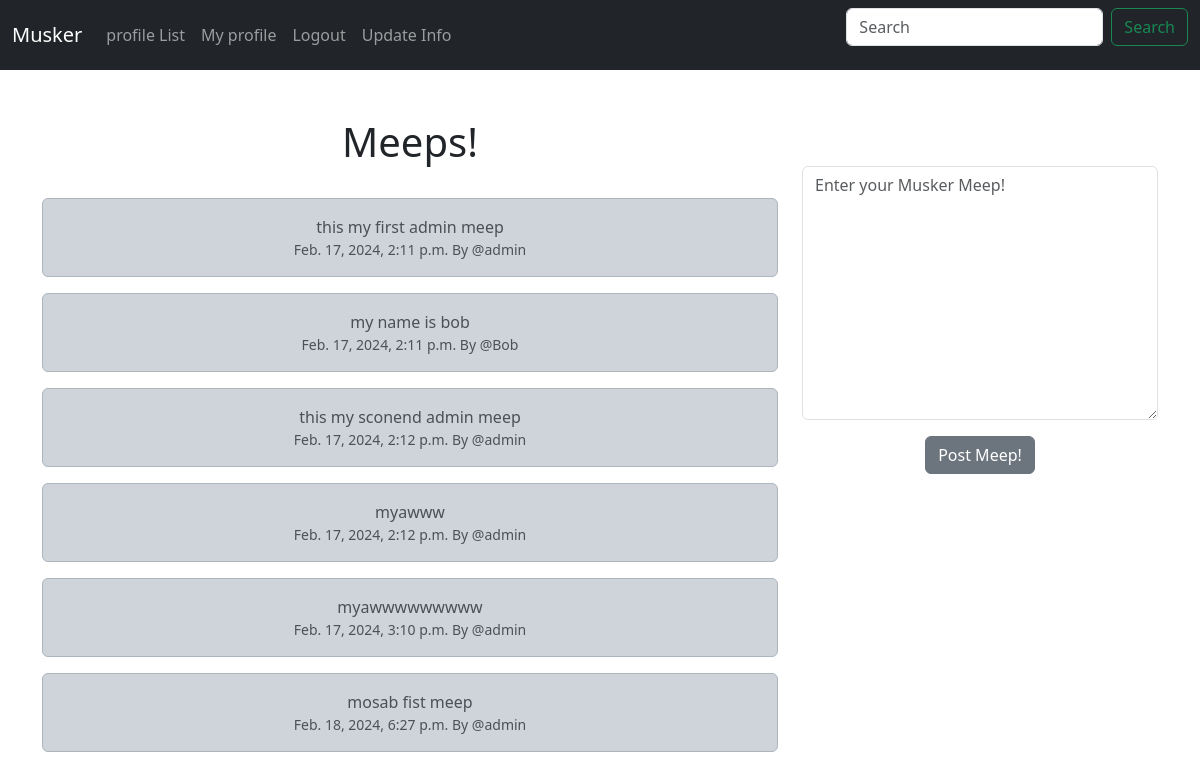
The app's page / (signed in) with its own data.
### muskerapp/models.py (models this page shows, shortened)
class Meep(models.Model):
        user = models.ForeignKey(
        User,related_name="meeps",
        on_delete=models.DO_NOTHING
    )
        body=models.CharField(max_length=200)
        create_at=models.DateTimeField(auto_now_add=True)

### muskerapp/views.py (the view, shortened to what this page needs)
# urls.py: path('',home,name="home"),
def home(request):
    if request.user.is_authenticated:
        form=MeepForm(request.POST or None)
        meeps = Meep.objects.all().order_by('create_at')
        return render(request, 'home.html', {"meeps": meeps,"form": form})
    else:
        meeps = Meep.objects.all().order_by('create_at')
        return render(request, 'home.html', {"meeps":meeps})

### muskerapp/forms.py
class MeepForm(forms.ModelForm):
    body=forms.CharField(required=True,
                         widget=forms.widgets.Textarea(
                             attrs={
                                 "placeholder":"Enter your Musker Meep!",
                                 "class": "form-control",
                             }
                             ),
                         label="",
                         )
    class Meta:
        model=Meep
        exclude=("user",)

### muskerapp/templates/home.html (shortened to what this page needs)
{% extends "base.html" %}
{%block content%}
<div class="container text-center">
    <div class="row">
    <div class="col-8">
<h1>Meeps!</h1>
<br/>
{% for meep in meeps %}
<div class="alert alert-dark" role="alert">
    {{meep.body}}<br/>
    <small class="text-muted ">
        {{meep.create_at}}
        By @{{meep.user.username}}
    </small>
  </div>
{% endfor %}
</div>
<div class="col-4">
    <br/><br/>
{%if form%}
    <form method="POST">
        {{form.as_p}}
        <button type="submit" class="btn btn-secondary ">Post Meep!</button>
      </form>
      {%endif%}
</div>
{%endblock%}

### records on screen
Meep: body "this my first admin meep", create_at "Feb. 17, 2024, 2:11 p.m.", user.username "admin"
Meep: body "my name is bob", create_at "Feb. 17, 2024, 2:11 p.m.", user.username "Bob"
Meep: body "this my sconend admin meep", create_at "Feb. 17, 2024, 2:12 p.m.", user.username "admin"
Meep: body "myawww", create_at "Feb. 17, 2024, 2:12 p.m.", user.username "admin"
Meep: body "myawwwwwwwww", create_at "Feb. 17, 2024, 3:10 p.m.", user.username "admin"
Meep: body "mosab fist meep", create_at "Feb. 18, 2024, 6:27 p.m.", user.username "admin"
